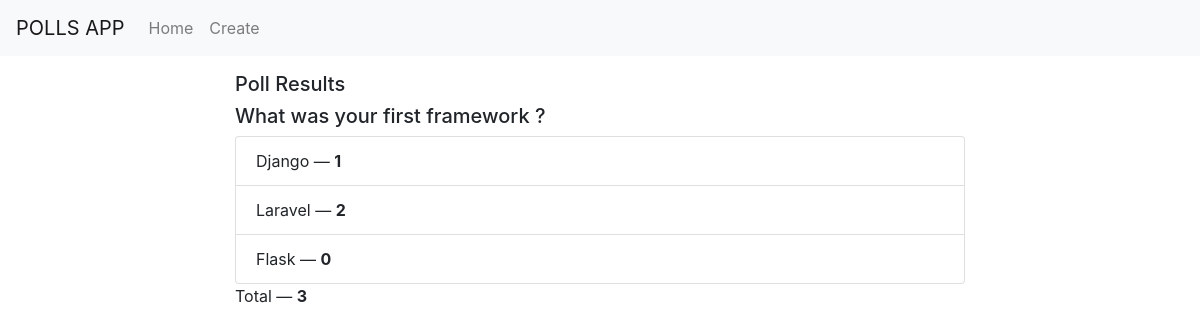
Page /poll/results/1/ on the committed database.
### poll/models.py (models this page shows)
class Poll(models.Model):
    question = models.TextField()
    option_one = models.CharField(max_length=20)
    option_two = models.CharField(max_length=20)
    option_three = models.CharField(max_length=20)
    option_count_one =models.IntegerField(default=0)
    option_count_two =models.IntegerField(default=0)
    option_count_three =models.IntegerField(default=0)
    def total(self):
        return self.option_count_one + self.option_count_two  +  self.option_count_three

### poll/views.py (the view)
# urls.py: path("results/<int:poll_id>/",views.results,name="results"),
def results(request,poll_id):
    poll =get_object_or_404(Poll,pk=poll_id)
    context={'poll':poll}
    return render(request,'poll/results.html',context)

### poll/templates/poll/results.html (shortened to what this page needs)
{% extends 'poll/base.html' %}
{% block content %}
    <div class="row">
        <div class="col-md-2"></div>
        <div class="col-lg-8 col-lg-offset-2">
            <div class="panel panel-default">
                <div class="panel-heading">
                    <h5 class="panel-title">
                       Poll Results
                    </h5>
                </div>
                <div class="panel-body">
                    <h5>{{ poll.question }}</h5>
                    <ul class="list-group">
                        <li class="list-group-item">{{ poll.option_one}} &mdash;
                            <strong>{{ poll.option_count_one }}</strong>
                        </li>
                        <li class="list-group-item">{{ poll.option_two}} &mdash;
                            <strong>{{ poll.option_count_two }}</strong>
                        </li>
                        <li class="list-group-item">{{ poll.option_three}} &mdash;
                            <strong>{{ poll.option_count_three }}</strong>
                        </li>
                    </ul>
                </div>
                <div class="panel-footer">
                    Total &mdash; <strong>{{ poll.total }}</strong>
                </div>
            </div>
        </div>
    </div>
{% endblock %}

### poll/templates/poll/base.html (shortened to what this page needs)
{% load static %}
<!DOCTYPE html>
<html lang="en">
<head>
    <link rel="stylesheet" href="{% static 'poll/bootstrap.min.css' %}">
</head>
<body>
  <nav class="navbar navbar-expand-lg navbar-light bg-light">
    <a href="{% url 'home' %}" class="navbar-brand">POLLS APP</a>
    <div class="collapse navbar-collapse" id="navbarNav">
      <ul class="navbar-nav">
        <li class="nav-item">
          <a class="nav-link" href="{% url 'home' %}">Home</a>
        </li>
        <li class="nav-item">
          <a class="nav-link" href="{% url 'create' %}">Create</a>
        </li>
      </ul>
    </div>
  </nav>
  <div class="container mt-3">
    {% block content %}{% endblock content %}
  </div>
</body>
</html>

### rows in the picture
Poll: question "What was your first framework ?", option_one "Django", option_count_one "1", option_two "Laravel", option_count_two "2", option_three "Flask", option_count_three "0", total "3"
